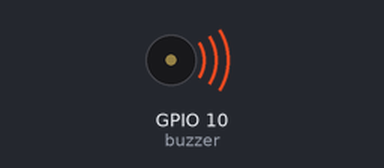
This program was run on a simulated ESP32 board running MicroPython. Parts: buzzer (waves = sounding). At 38.1 s the program stops and its outputs stay as they are.

Above: at 0.1 s.
At 38.1 s:
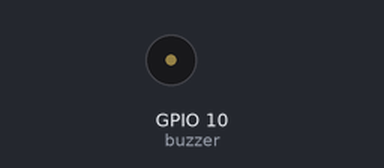
Timing chart, 0 to 39.6 s (numbered marks = the images above):
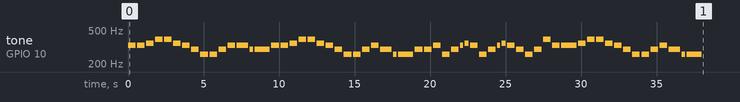

The program:

micropy_melody.py
```python
from machine import Pin, PWM
from time import sleep

# 创建PWM对象
buzzer = PWM(Pin(10))

# 定义七音阶的频率 (C大调: C, D, E, F, G, A, B, C)
tones = {
    'C': 261,
    'D': 296,
    'E': 330,
    'F': 349,
    'G': 392,
    'A': 440,
    'B': 493
}

# 欢乐颂的完整音符和时值
melody = [
    ('E', 0.5), ('E', 0.5), ('F', 0.5), ('G', 0.5),
    ('G', 0.5), ('F', 0.5), ('E', 0.5), ('D', 0.5),
    ('C', 0.5), ('C', 0.5), ('D', 0.5), ('E', 0.5),
    ('E', 0.75), ('D', 0.25), ('D', 1.0),

    ('E', 0.5), ('E', 0.5), ('F', 0.5), ('G', 0.5),
    ('G', 0.5), ('F', 0.5), ('E', 0.5), ('D', 0.5),
    ('C', 0.5), ('C', 0.5), ('D', 0.5), ('E', 0.5),
    ('D', 0.75), ('C', 0.25), ('C', 1.0),

    ('D', 0.5), ('D', 0.5), ('E', 0.5), ('C', 0.5),
    ('D', 0.5), ('E', 0.2), ('F', 0.25), ('E', 0.5), ('C', 0.5),
    ('D', 0.5), ('E', 0.2), ('F', 0.25), ('E', 0.5), ('D', 0.5),
    ('C', 0.5), ('D', 0.5), ('G', 0.5),

    ('E', 0.5), ('E', 1), ('F', 0.5), ('G', 0.5),
    ('G', 0.5), ('F', 0.5), ('E', 0.5), ('D', 0.5),
    ('C', 0.5), ('C', 0.5), ('D', 0.5), ('E', 0.5),
    ('D', 0.75), ('C', 0.25), ('C', 1.0)
]

def play_tone(frequency, duration):
    buzzer.freq(frequency)
    buzzer.duty(340)  # 设置占空比
    sleep(duration)
    buzzer.duty(0)    # 停止蜂鸣器

# 播放欢乐颂
for note, duration in melody:
    if note in tones:
        play_tone(tones[note], duration)
    sleep(0.1)

# 关闭PWM
buzzer.deinit()
```

Measured:
- by itself, tone on GPIO 10 (buzzer): plays 330 Hz for 0.50 s, 330 Hz for 0.50 s, 349 Hz for 0.50 s, 392 Hz for 0.50 s, 392 Hz for 0.50 s, 349 Hz for 0.50 s … (62 notes in this stretch)
